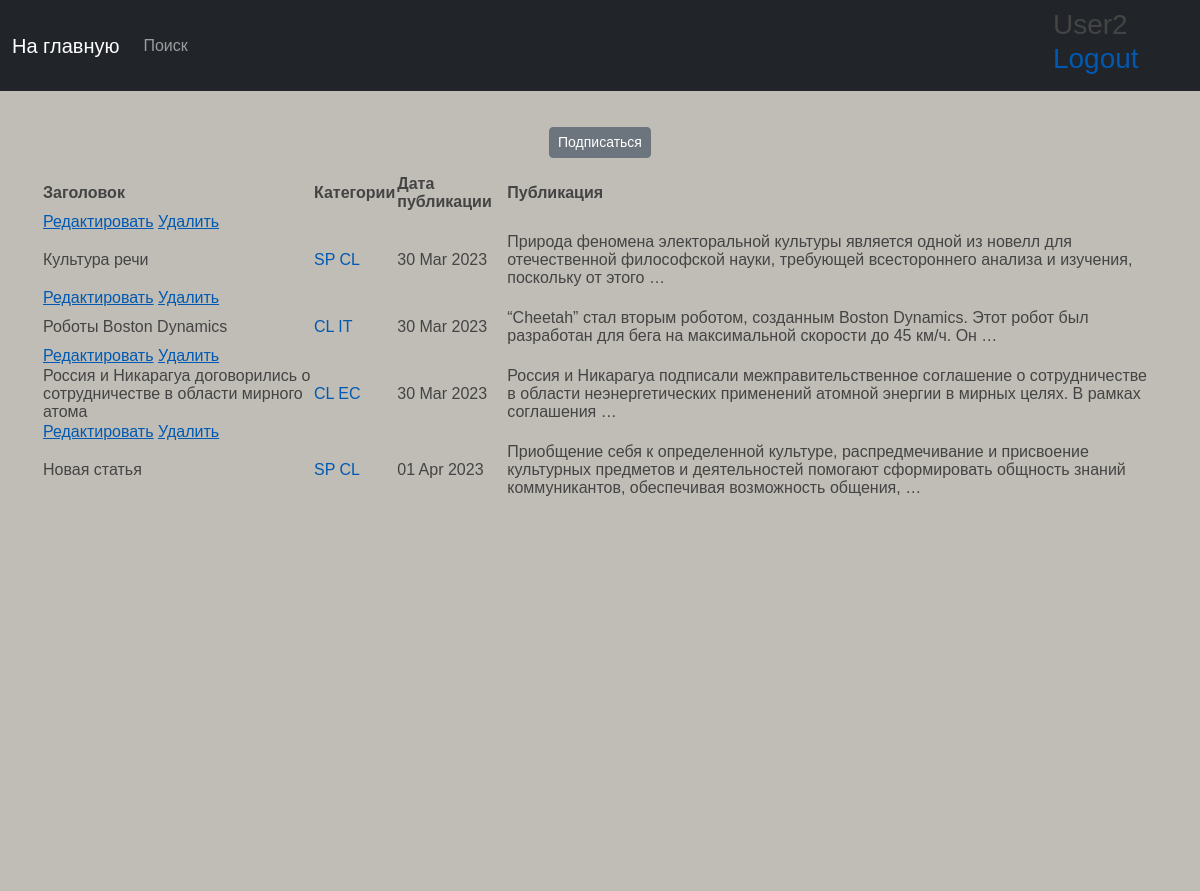
Screenshot of /news/categories/2 (signed in) with the database file from the repository.
### news/models.py (models this page shows, shortened)
class Post(models.Model):
    author = models.ForeignKey(Author, on_delete=models.CASCADE)
    view = models.CharField(max_length=2, choices=OPTIONS_POST)
    time_in = models.DateTimeField(auto_now_add=True)
    category = models.ManyToManyField(Category, through='PostCategory')
    title = models.CharField(max_length=150)
    text = models.TextField()
    rating_post = models.IntegerField(default=0)

class Category(models.Model):
    themes = models.CharField(max_length=2, choices=OPTIONS_CATEGORY, unique=True)
    subscribers = models.ManyToManyField(User, blank=True, related_name='categories')
    def __str__(self):
        return self.themes

### news/views.py (the view)
# urls.py: path('categories/<int:pk>', CategoryListView.as_view(), name='category_list'),
class CategoryListView(PostsList):
    model = Post
    template_name = 'category_list.html'
    context_object_name = 'category_news_list'
    def get_queryset(self):
        self.category = get_object_or_404(Category, id=self.kwargs['pk'])
        queryset = Post.objects.filter(category=self.category).order_by('time_in')
        return queryset
    def get_context_data(self, **kwargs):
        context = super().get_context_data(**kwargs)
        context['is_not_subscriber'] = self.request.user not in self.category.subscribers.all()
        context['category'] = self.category
        return context

### news/templatetags/custom_filters.py (called while the page is built)
@register.filter()
def censor(word):
    if isinstance(word, str):
        for i in word.split():
            if i.capitalize() in cens_words:
                word = word.replace(i, i[0] + '*' * len(i))
    else:
        raise ValueError('custom_filters -> censor -> A string is expected, but a different data type has been entered')
    return word

### news/views.py (called while the page is built)
    def get_context_data(self, **kwargs):
        context = super().get_context_data(**kwargs)
        return context

### templates/category_list.html (shortened to what this page needs)
{% extends 'flatpages/default.html' %}
{% load custom_filters %}
{% block content %}
    {% if is_not_subscriber %}
        <p class="text-center"><a href="{% url 'subscribe' category.id %}" class="btn btn-secondary btn-sm">Подписаться</a></p>
    {% endif %}
    {% if category_news_list %}
        <table>
            <tr>
                <td><b>Заголовок</b></td>
                <td><b>Категории</b></td>
                <td><b>Дата публикации</b></td>
                <td><b>Публикация</b></td>
            </tr>
            {% for post in category_news_list %}
                    <td>
                        <a href="{% url 'news_edit' post.id %}"><u>Редактировать</u></a>
                        <a href="{% url 'news_delete' post.id %}"><u> Удалить </u></a>
        </td>
            <tr>
                <td>{{ post.title|censor }}</td>
                <td>
                    {% for category in post.category.all %}
                    <a href="{% url 'category_list' category.id %}">{{category}}</a>
                    {% endfor %}
                </td>
                <td>{{ post.time_in|date:'d M Y' }}</td>
                <td>{{ post.text|truncatewords:20|censor }}</td>
            </tr>
            {% endfor %}
        </table>
    {% else %}
        <h4>Новостей нет!</h4>
    {% endif %}
{% endblock%}

### templates/flatpages/default.html (shortened to what this page needs)
{% load static account socialaccount %}
<html lang="en">
    <head>
        <link href="{% static 'css/styles.css' %}" rel="stylesheet" />
    </head>
    <body>
     <nav class="navbar navbar-expand-lg navbar-dark bg-dark static-top">
           <div class="container">
               <a class="navbar-brand" href="{% url 'post_list' %}">На главную </a>
               <div class="collapse navbar-collapse" id="navbarResponsive">
                   <ul class="navbar-nav ml-auto">
                       <li class="nav-item active">
                           <a class="nav-link" href="{% url 'post_search' %}">Поиск</a>
                           </li>
                   </ul>
               </div>
           </div>
         {% if user.is_authenticated %}
         <h3>{{ user.username }} <a href="../accounts/logout">Logout</a></h3>
         {% else %}
         <h3><a href="{% provider_login_url "google" %}">Login</a></h3>
         {% endif %}
        </nav>
    <div class="general-container">
            <div class="container">
               <div class="row">
                   <div class="col-lg-12 col-lg-offset-2">
                       {% block content %}{% endblock content %}
                   </div>
               </div>
            </div>
    </div>
    </body>
</html>

### rows the page displays
Post: title|censor "Культура речи", time_in "30 Mar 2023", text|censor "Природа феномена электоральной культуры является одной из новелл для отечественной философской науки, требующей всестороннего анализа и изучения, поскольку от этого …"
Category: themes "SP"
Category: themes "CL"
Post: title|censor "Роботы Boston Dynamics", time_in "30 Mar 2023", text|censor "“Cheetah” стал вторым роботом, созданным Boston Dynamics. Этот робот был разработан для бега на максимальной скорости до 45 км/ч. Он …"
Category: themes "IT"
Post: title|censor "Россия и Никарагуа договорились о сотрудничестве в области мирного атома", time_in "30 Mar 2023", text|censor "Россия и Никарагуа подписали межправительственное соглашение о сотрудничестве в области неэнергетических применений атомной энергии в мирных целях. В рамках соглашения …"
Category: themes "EC"
Post: title|censor "Новая статья", time_in "01 Apr 2023", text|censor "Приобщение себя к определенной культуре, распредмечивание и присвоение культурных предметов и деятельностей помогают сформировать общность знаний коммуникантов, обеспечивая возможность общения, …"

### other values shown
{{ user.username }} "User2"
